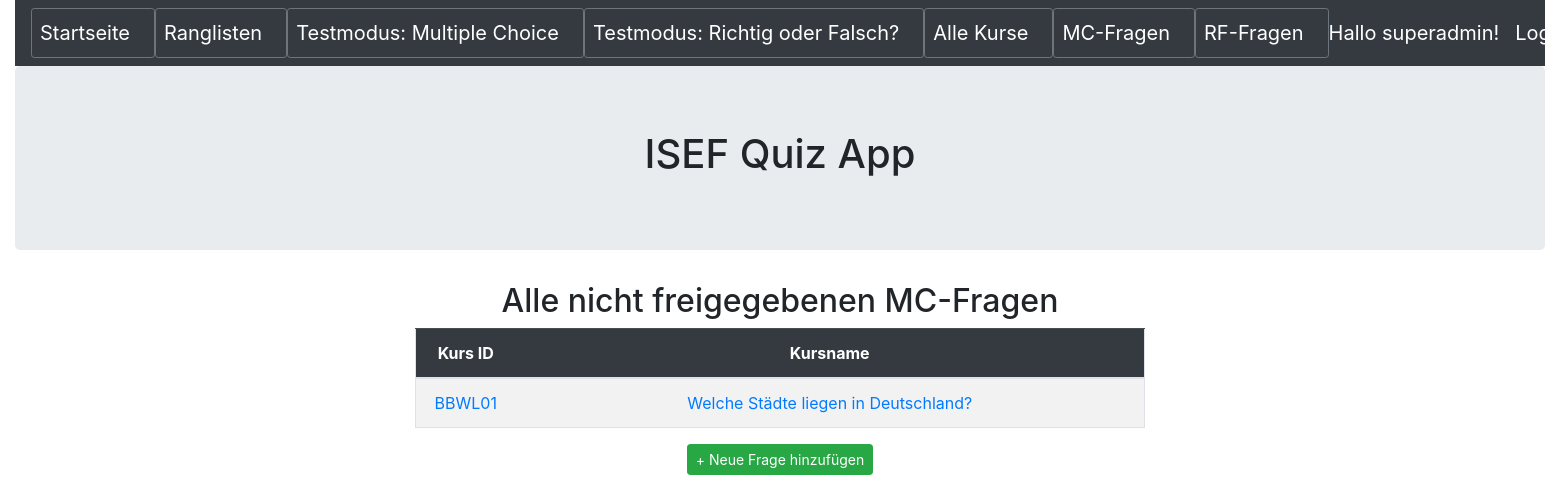
The app's page /frage/nichtfreigegeben (signed in), older data.
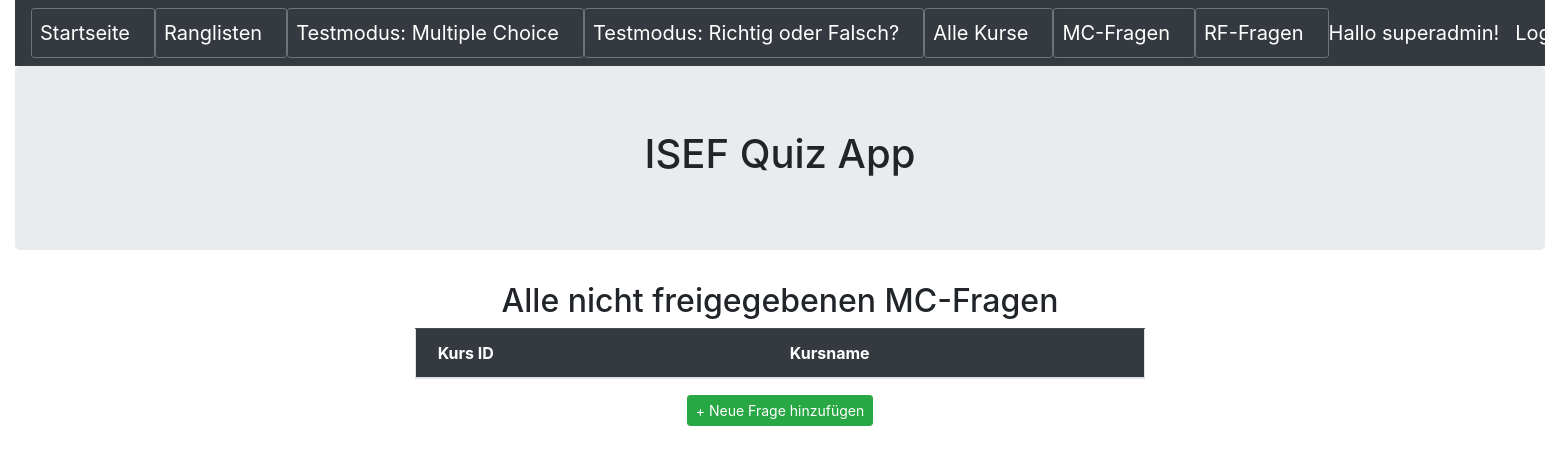
The same page, newer data.
### quiz/models.py (models this page shows, shortened)
class Frage(models.Model):
    name = models.CharField(max_length=255,blank=False,help_text='Geben Sie hier die Frage ein')
    kurs = models.ForeignKey(Kurs,null=True,blank=False,on_delete=models.CASCADE,help_text='Wählen Sie den Kurs, welchem die Frage zugewiesen wird')
    antwort1 = models.CharField(max_length=255,blank=False,null=True,help_text='Geben Sie die Antwort1 der Frage ein')
    antwort1richtig = models.BooleanField(default=False,help_text='Geben Sie an ob Antwort1 richtig ist',verbose_name="Antwort1 richtig?")
    antwort2 = models.CharField(max_length=255,blank=False,null=True,help_text='Geben Sie die Antwort2 der Frage ein')
    antwort2richtig = models.BooleanField(default=False,help_text='Geben Sie an ob Antwort2 richtig ist',verbose_name="Antwort2 richtig?")
    antwort3 = models.CharField(max_length=255,blank=True,null=True,help_text='Geben Sie die Antwort3 der Frage ein (optional)')
    antwort3richtig = models.BooleanField(default=False,help_text='Geben Sie an ob Antwort3 richtig ist',verbose_name="Antwort3 richtig?")
    antwort4 = models.CharField(max_length=255,blank=True,null=True,help_text='Geben Sie die Antwort4 der Frage ein (optional)')
    antwort4richtig = models.BooleanField(default=False,help_text='Geben Sie an ob Antwort4 richtig ist',verbose_name="Antwort4 richtig?")
    freigegeben=models.BooleanField(default=False,help_text='Frage freigeben?',verbose_name="Frage freigeben")

class Kurs(models.Model):
    name = models.CharField(max_length=50,help_text='Geben Sie den Namen des Kurses ein')
    beschreibung = models.CharField(max_length=255,help_text='Geben Sie die Beschreibung des Kurses ein')
    def __str__(self):
        return self.name

### quiz/views.py (the view)
# urls.py: path('frage/nichtfreigegeben', FrageNichtFreigegeben.as_view(), name='frage_nichtfreigegeben'),
class FrageNichtFreigegeben(AuthListView):
    model = Frage
    template_name = 'frage/frage_unapproved.html'
    permission_required = ('quiz.view_frage')
    def get_queryset(self):
        return Frage.objects.raw('select * from quiz_frage where freigegeben = False')

### quiz/templates/frage/frage_unapproved.html
{% extends 'base.html' %}
{% block content %}
<div class="container text-center">
	<div class="row justify-content-md-center">
		<div class="col-sm-8 ">
            <h2>Alle nicht freigegebenen MC-Fragen</h2>
            <table class ="table border table-hover table-striped">
                <thead class="table-dark">
					<th width="100" scope = "col">Kurs ID</th>
					<th  scope = "col">Kursname</th>
				</thead>
                <tbody>
                {% for frage in object_list %}
                <tr>
	                    <td><a href="{% url 'frage_detail' frage.pk %}">{{ frage.kurs }}</a></td>
                        <td><a href="{% url 'frage_detail' frage.pk %}">{{ frage.name }}</a></td>
                {% endfor %}
                </tbody>
            </table>
            <a class="btn btn-success btn-sm" href="{% url 'neue_frage' %}">+ Neue Frage hinzufügen</a>
        </div>
	</div>
</div>
{% endblock content %}

Row changes from the older to the newer data that the page shows:
removed Frage: kurs "BBWL01", name "Welche Städte liegen in Deutschland?"
